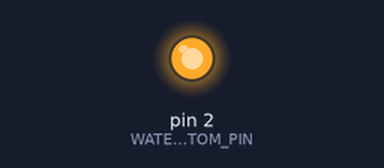
Bench run of a sketch on a simulated Arduino Uno, built with avr-gcc and run on an emulated ATmega328P. Parts: output pins drawn as LEDs (lit = HIGH).

Above: at 5.0 s.
At 12.5 s:
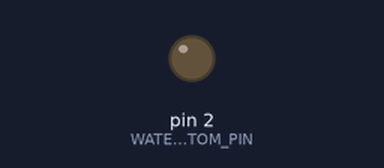
Timing chart, 0 to 19.5 s (numbered marks = the images above):
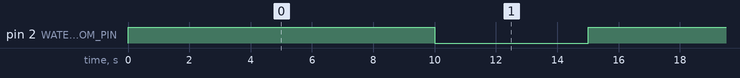

The sketch:

arduino_wateratom.ino
```cpp
int WATER_ATOM_PIN = 2;

void setup() {
  pinMode(WATER_ATOM_PIN, OUTPUT);
}

void loop() {
  digitalWrite(WATER_ATOM_PIN, HIGH);
  delay(10000);
  digitalWrite(WATER_ATOM_PIN, LOW);
  delay(5000);
}
```

Measured:
- by itself, pin 2 (WATER_ATOM_PIN): alternates HIGH for 10.0 s and LOW for 5.0 s
